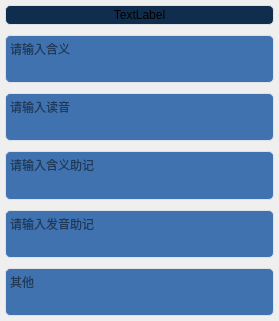
<?xml version="1.0" encoding="UTF-8"?>
<ui version="4.0">
 <class>word_card_widget</class>
 <widget class="QFrame" name="word_card_widget">
  <property name="geometry">
   <rect>
    <x>0</x>
    <y>0</y>
    <width>279</width>
    <height>321</height>
   </rect>
  </property>
  <property name="windowTitle">
   <string>Frame</string>
  </property>
  <property name="styleSheet">
   <string notr="true">#label{
	background-color:rgb(17, 45, 78);
	border-radius: 5px;
     margin: 5px;
     border: 1px solid #dee2e6;
}
#mean_edit, 
#mean_remember_edit, 
#other_edit, 
#pronunciation_remember_edit, 
#pronunciation_edit{
	background-color:rgb(63,114,175);
	border-radius: 5px;
     margin: 5px;
     border: 1px solid #dee2e6;
}</string>
  </property>
  <layout class="QVBoxLayout" name="verticalLayout">
   <property name="spacing">
    <number>0</number>
   </property>
   <property name="leftMargin">
    <number>0</number>
   </property>
   <property name="topMargin">
    <number>0</number>
   </property>
   <property name="rightMargin">
    <number>0</number>
   </property>
   <property name="bottomMargin">
    <number>0</number>
   </property>
   <item>
    <widget class="QLabel" name="label">
     <property name="sizePolicy">
      <sizepolicy hsizetype="Expanding" vsizetype="Minimum">
       <horstretch>0</horstretch>
       <verstretch>0</verstretch>
      </sizepolicy>
     </property>
     <property name="minimumSize">
      <size>
       <width>0</width>
       <height>30</height>
      </size>
     </property>
     <property name="maximumSize">
      <size>
       <width>16777215</width>
       <height>30</height>
      </size>
     </property>
     <property name="text">
      <string>TextLabel</string>
     </property>
     <property name="alignment">
      <set>Qt::AlignmentFlag::AlignCenter</set>
     </property>
    </widget>
   </item>
   <item>
    <widget class="QWidget" name="widget" native="true">
     <layout class="QVBoxLayout" name="verticalLayout_2">
      <property name="spacing">
       <number>0</number>
      </property>
      <property name="leftMargin">
       <number>0</number>
      </property>
      <property name="topMargin">
       <number>0</number>
      </property>
      <property name="rightMargin">
       <number>0</number>
      </property>
      <property name="bottomMargin">
       <number>0</number>
      </property>
      <item alignment="Qt::AlignmentFlag::AlignTop">
       <widget class="QTextEdit" name="mean_edit">
        <property name="minimumSize">
         <size>
          <width>0</width>
          <height>30</height>
         </size>
        </property>
        <property name="placeholderText">
         <string>请输入含义</string>
        </property>
       </widget>
      </item>
      <item alignment="Qt::AlignmentFlag::AlignTop">
       <widget class="QTextEdit" name="pronunciation_edit">
        <property name="minimumSize">
         <size>
          <width>0</width>
          <height>30</height>
         </size>
        </property>
        <property name="placeholderText">
         <string>请输入读音</string>
        </property>
       </widget>
      </item>
      <item alignment="Qt::AlignmentFlag::AlignTop">
       <widget class="QTextEdit" name="mean_remember_edit">
        <property name="minimumSize">
         <size>
          <width>0</width>
          <height>30</height>
         </size>
        </property>
        <property name="placeholderText">
         <string>请输入含义助记</string>
        </property>
       </widget>
      </item>
      <item alignment="Qt::AlignmentFlag::AlignTop">
       <widget class="QTextEdit" name="pronunciation_remember_edit">
        <property name="minimumSize">
         <size>
          <width>0</width>
          <height>30</height>
         </size>
        </property>
        <property name="placeholderText">
         <string>请输入发音助记</string>
        </property>
       </widget>
      </item>
      <item alignment="Qt::AlignmentFlag::AlignTop">
       <widget class="QTextEdit" name="other_edit">
        <property name="minimumSize">
         <size>
          <width>0</width>
          <height>30</height>
         </size>
        </property>
        <property name="placeholderText">
         <string>其他</string>
        </property>
       </widget>
      </item>
     </layout>
    </widget>
   </item>
  </layout>
 </widget>
 <resources/>
 <connections>
  <connection>
   <sender>mean_edit</sender>
   <signal>textChanged()</signal>
   <receiver>word_card_widget</receiver>
   <slot>mean_height_change()</slot>
   <hints>
    <hint type="sourcelabel">
     <x>190</x>
     <y>54</y>
    </hint>
    <hint type="destinationlabel">
     <x>386</x>
     <y>62</y>
    </hint>
   </hints>
  </connection>
  <connection>
   <sender>pronunciation_edit</sender>
   <signal>textChanged()</signal>
   <receiver>word_card_widget</receiver>
   <slot>pronunciation_height_change()</slot>
   <hints>
    <hint type="sourcelabel">
     <x>239</x>
     <y>124</y>
    </hint>
    <hint type="destinationlabel">
     <x>414</x>
     <y>133</y>
    </hint>
   </hints>
  </connection>
  <connection>
   <sender>mean_remember_edit</sender>
   <signal>textChanged()</signal>
   <receiver>word_card_widget</receiver>
   <slot>mean_remember_height_change()</slot>
   <hints>
    <hint type="sourcelabel">
     <x>224</x>
     <y>193</y>
    </hint>
    <hint type="destinationlabel">
     <x>377</x>
     <y>210</y>
    </hint>
   </hints>
  </connection>
  <connection>
   <sender>pronunciation_remember_edit</sender>
   <signal>textChanged()</signal>
   <receiver>word_card_widget</receiver>
   <slot>pronunciation_remember_height_change()</slot>
   <hints>
    <hint type="sourcelabel">
     <x>237</x>
     <y>261</y>
    </hint>
    <hint type="destinationlabel">
     <x>411</x>
     <y>269</y>
    </hint>
   </hints>
  </connection>
  <connection>
   <sender>other_edit</sender>
   <signal>textChanged()</signal>
   <receiver>word_card_widget</receiver>
   <slot>other_height_change()</slot>
   <hints>
    <hint type="sourcelabel">
     <x>238</x>
     <y>329</y>
    </hint>
    <hint type="destinationlabel">
     <x>436</x>
     <y>344</y>
    </hint>
   </hints>
  </connection>
 </connections>
 <slots>
  <slot>mean_height_change()</slot>
  <slot>pronunciation_height_change()</slot>
  <slot>mean_remember_height_change()</slot>
  <slot>pronunciation_remember_height_change()</slot>
  <slot>other_height_change()</slot>
 </slots>
</ui>
